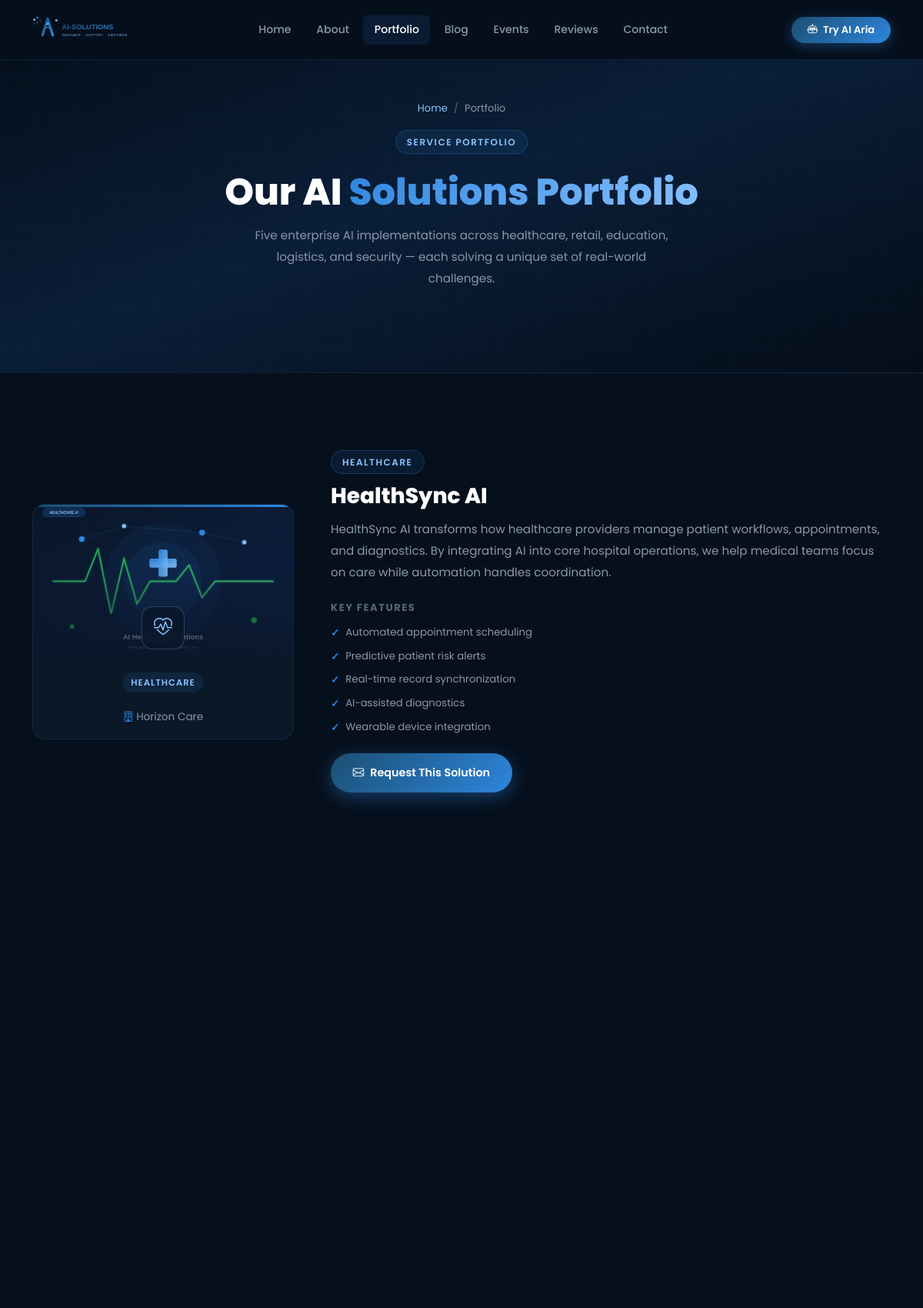
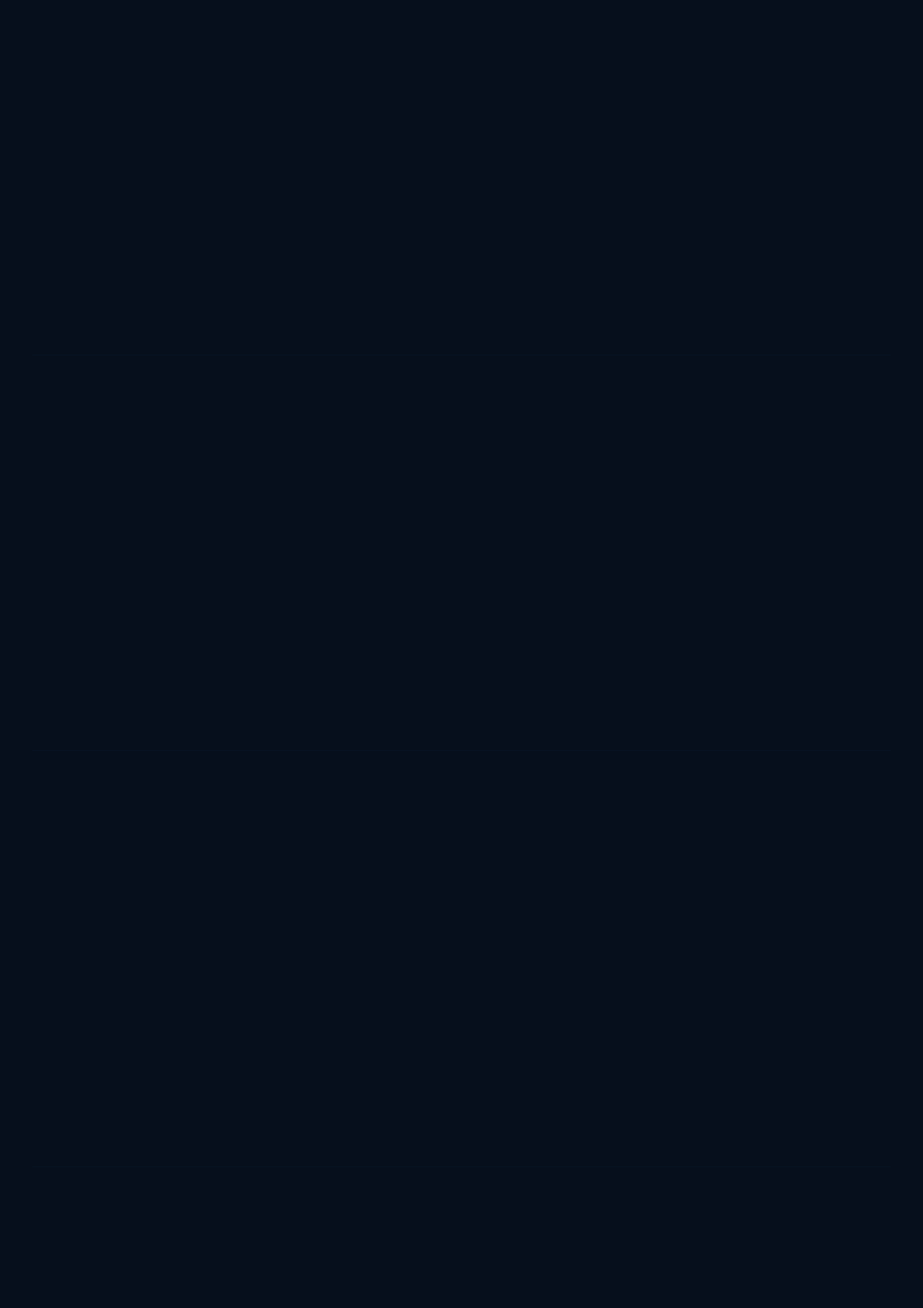
The page /portfolio/ (upper part) on the database its author committed (2 pictures, top to bottom).
### core/models.py (models this page shows, shortened)
class Service(models.Model):
    CATEGORY_CHOICES = [
        ('healthcare', 'Healthcare'),
        ('retail', 'Retail & Commerce'),
        ('education', 'Education'),
        ('logistics', 'Logistics & Transport'),
        ('security', 'Security & Surveillance'),
        ('other', 'Other'),
    ]
    title = models.CharField(max_length=200)
    slug = models.SlugField(unique=True)
    category = models.CharField(max_length=50, choices=CATEGORY_CHOICES, default='other')
    short_description = models.CharField(max_length=300)
    description = models.TextField()
    features = models.JSONField(default=list)
    icon = models.CharField(max_length=100, default='bi-gear')
    image = models.ImageField(upload_to='services/', blank=True, null=True)
    client_name = models.CharField(max_length=100, blank=True)
    is_featured = models.BooleanField(default=False)
    order = models.PositiveIntegerField(default=0)
    created_at = models.DateTimeField(auto_now_add=True)
    class Meta:
        ordering = ['order', 'title']
        verbose_name = 'Service / Portfolio'
        verbose_name_plural = 'Services / Portfolio'

### core/views.py (the view)
# urls.py: path('portfolio/', views.services, name='services'),
def services(request):
    portfolio = Service.objects.all()
    return render(request, 'core/services.html', {'portfolio': portfolio})

### core/context_processors.py (called while the page is built)
def site_settings(request):
    return {'settings': SiteSettings.get_settings()}

def unread_messages(request):
    if request.user.is_authenticated and request.user.is_staff:
        count = ContactMessage.objects.filter(is_read=False).count()
        return {'unread_messages_count': count}
    return {'unread_messages_count': 0}

### core/models.py (called while the page is built)
    @classmethod
    def get_settings(cls):
        obj, _ = cls.objects.get_or_create(pk=1)
        return obj

### templates/core/services.html (shortened to what this page needs)
{% extends 'base.html' %}
{% load static %}
{% block content %}
<div class="page-hero">
  <div class="container position-relative">
    <nav aria-label="breadcrumb" class="mb-3">
      <ol class="breadcrumb justify-content-center" style="font-size:.82rem;">
        <li class="breadcrumb-item"><a href="{% url 'home' %}">Home</a></li>
        <li class="breadcrumb-item active">Portfolio</li>
      </ol>
    </nav>
    <div class="section-badge">Service Portfolio</div>
    <h1 class="section-title mt-2" style="font-size:clamp(2rem,4vw,3rem);">Our AI <span class="gradient-text">Solutions Portfolio</span></h1>
    <p class="section-subtitle mx-auto">Five enterprise AI implementations across healthcare, retail, education, logistics, and security — each solving a unique set of real-world challenges.</p>
  </div>
</div>
<section>
  <div class="container">
    {% for service in portfolio %}
    <div class="row g-5 align-items-center mb-5 {% if forloop.counter|divisibleby:2 %}flex-md-row-reverse{% endif %}">
      <div class="col-lg-4 fade-up">
        <div style="background:var(--dark-card);border:1px solid var(--dark-border);border-radius:var(--radius-lg);overflow:hidden;position:relative;">
          <div style="position:absolute;top:0;left:0;right:0;height:3px;background:var(--gradient-1);z-index:1;"></div>
          <div style="height:200px;overflow:hidden;position:relative;">
            {% if service.image %}
              <img src="{{ service.image.url }}" alt="{{ service.title }}"
                   style="width:100%;height:100%;object-fit:cover;">
            {% elif service.category == 'healthcare' %}
              <img src="{% static 'images/service-healthcare.svg' %}" alt="{{ service.title }}"
                   style="width:100%;height:100%;object-fit:cover;">
            {% elif service.category == 'retail' %}
              <img src="{% static 'images/service-retail.svg' %}" alt="{{ service.title }}"
                   style="width:100%;height:100%;object-fit:cover;">
            {% elif service.category == 'education' %}
              <img src="{% static 'images/service-education.svg' %}" alt="{{ service.title }}"
                   style="width:100%;height:100%;object-fit:cover;">
            {% elif service.category == 'logistics' %}
              <img src="{% static 'images/service-logistics.svg' %}" alt="{{ service.title }}"
                   style="width:100%;height:100%;object-fit:cover;">
            {% elif service.category == 'security' %}
              <img src="{% static 'images/service-security.svg' %}" alt="{{ service.title }}"
                   style="width:100%;height:100%;object-fit:cover;">
            {% else %}
              <img src="{% static 'images/service-other.svg' %}" alt="{{ service.title }}"
                   style="width:100%;height:100%;object-fit:cover;">
            {% endif %}
            <div style="position:absolute;inset:0;background:linear-gradient(to top,rgba(10,22,40,.85),transparent 60%);"></div>
            <div style="position:absolute;bottom:12px;left:50%;transform:translateX(-50%);width:56px;height:56px;border-radius:14px;background:rgba(10,22,40,.75);border:1px solid rgba(137,194,255,.25);display:flex;align-items:center;justify-content:center;backdrop-filter:blur(4px);">
              <i class="bi {{ service.icon }}" style="color:#89C2FF;font-size:1.5rem;"></i>
            </div>
          </div>
          <div style="padding:1rem;text-align:center;">
            <span class="portfolio-tag">{{ service.get_category_display }}</span>
            {% if service.client_name %}
            <p style="font-size:.85rem;color:var(--text-muted);margin:0.5rem 0 0;">
              <i class="bi bi-building" style="color:var(--primary);"></i> {{ service.client_name }}
            </p>
            {% endif %}
          </div>
        </div>
      </div>
      <div class="col-lg-8 fade-up" style="transition-delay:.1s;">
        <div class="section-badge">{{ service.get_category_display }}</div>
        <h2 style="font-size:1.75rem;font-weight:800;color:#fff;margin-bottom:.75rem;">{{ service.title }}</h2>
        <p style="font-size:.95rem;color:var(--text-muted);line-height:1.85;margin-bottom:1.5rem;">{{ service.description }}</p>
        <h6 style="font-size:.82rem;font-weight:700;text-transform:uppercase;letter-spacing:1.5px;color:#556677;margin-bottom:.75rem;">Key Features</h6>
        <ul class="feature-list">
          {% for feature in service.features %}
          <li>{{ feature }}</li>
          {% endfor %}
        </ul>
        <a href="{% url 'contact' %}" class="btn-primary-custom mt-3" style="display:inline-flex;">
          <i class="bi bi-envelope"></i> Request This Solution
        </a>
      </div>
    </div>
    {% if not forloop.last %}
    <hr style="border-color:var(--dark-border);margin:3rem 0;">
    {% endif %}
    {% empty %}
    <div class="text-center py-5">
      <p style="color:var(--text-muted);">Portfolio projects will appear here once added by an admin.</p>
    </div>
    {% endfor %}
  </div>
</section>
{% endblock %}

### static/css/style.css (style rules this page uses)
:root { --primary: #2E86DE; --primary-dark: #1B4F72; --secondary: #89C2FF; --dark: #060f1c; --dark-card: #0a1828; --dark-card-2: #0e2038; --dark-border: rgba(46, 134, 222, 0.15); --soft-gray: #D6DBDF; --text-muted: #8899AA; --gradient-1: linear-gradient(135deg, #1B4F72 0%, #2E86DE 100%); --gradient-2: linear-gradient(135deg, #2E86DE 0%, #89C2FF 100%); --gradient-hero: linear-gradient(160deg, #050d18 0%, #0a1e38 50%, #050d18 100%); --shadow-glow: 0 0 40px rgba(46, 134, 222, 0.2); --shadow-card: 0 8px 32px rgba(0, 0, 0, 0.35); --radius-lg: 16px; --radius-pill: 50px; --transition: all 0.3s ease; }
*, *::before, *::after { box-sizing: border-box; }
html { scroll-behavior: smooth; }
body { font-family: 'Poppins', sans-serif; background-color: var(--dark); color: #C8D8E8; line-height: 1.75; overflow-x: hidden; }
h1,h2,h3,h4,h5,h6 { font-family: 'Poppins', sans-serif; font-weight: 700; color: #fff; }
a { text-decoration: none; transition: var(--transition); }
.gradient-text { background: var(--gradient-2); -webkit-background-clip: text; -webkit-text-fill-color: transparent; background-clip: text; }
.btn-primary-custom { background: var(--gradient-1); border: none; color: #fff; padding: 0.8rem 1.8rem; border-radius: var(--radius-pill); font-weight: 600; font-size: 0.9rem; box-shadow: 0 6px 24px rgba(46,134,222,0.4); transition: var(--transition); display: inline-flex; align-items: center; gap: 8px; }
section { padding: 100px 0; }
.section-badge { display: inline-block; background: rgba(46, 134, 222, 0.1); color: var(--secondary); border: 1px solid rgba(46, 134, 222, 0.25); padding: 4px 14px; border-radius: var(--radius-pill); font-size: 0.75rem; font-weight: 600; letter-spacing: 1.5px; text-transform: uppercase; margin-bottom: 0.75rem; }
.section-title { font-size: clamp(1.8rem, 3.5vw, 2.5rem); font-weight: 800; color: #fff; margin-bottom: 0.75rem; line-height: 1.25; }
.section-subtitle { font-size: 0.95rem; color: var(--text-muted); max-width: 560px; margin: 0 auto 3rem; line-height: 1.85; }
.fade-up { opacity: 0; transform: translateY(28px); transition: opacity 0.65s ease, transform 0.65s ease; }
.fade-up.visible { opacity: 1; transform: translateY(0); }
.portfolio-tag { font-size: 0.72rem; font-weight: 600; text-transform: uppercase; letter-spacing: 1px; background: rgba(46,134,222,0.12); color: var(--secondary); padding: 3px 10px; border-radius: 20px; display: inline-block; margin-bottom: 0.75rem; }
.feature-list { list-style: none; padding: 0; margin: 0.75rem 0 0; }
.feature-list li { display: flex; align-items: flex-start; gap: 8px; font-size: 0.83rem; color: var(--text-muted); margin-bottom: 0.4rem; }
.feature-list li::before { content: '✓'; color: var(--primary); font-weight: 700; flex-shrink: 0; margin-top: 1px; }
.page-hero { background: var(--gradient-hero); padding: 130px 0 60px; text-align: center; position: relative; overflow: hidden; border-bottom: 1px solid var(--dark-border); }
.page-hero::before { content: ''; position: absolute; inset: 0; background-image: linear-gradient(rgba(46,134,222,0.04) 1px, transparent 1px), linear-gradient(90deg, rgba(46,134,222,0.04) 1px, transparent 1px); background-size: 50px 50px; }
.breadcrumb-item a { color: var(--secondary); }
.breadcrumb-item.active { color: var(--text-muted); }
.breadcrumb-item + .breadcrumb-item::before { color: #556677; }

### rows shown on the page
Service: category "HEALTHCARE", client_name "Horizon Care", title "HealthSync AI", description "HealthSync AI transforms how healthcare providers manage patient workflows, appointments, and diagnostics. By integrating AI into core hospital operations, we help medical teams focus on care while automation handles coordination.", features "Automated appointment scheduling" "Predictive patient risk alerts" "Real-time record synchronization" "AI-assisted diagnostics" "Wearable device integration"
